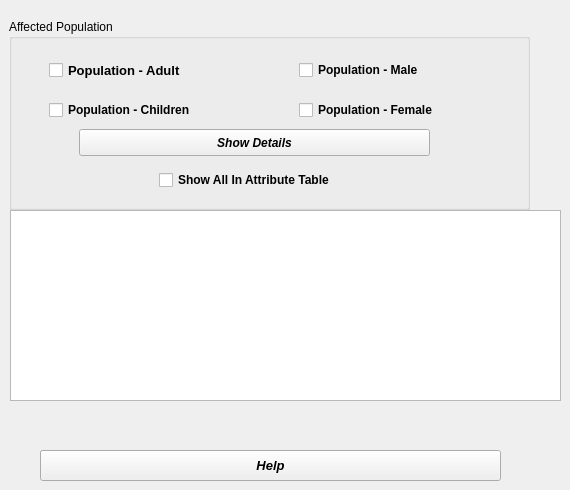
     <widget class="QWidget" name="tab_43">
      <attribute name="title">
       <string>Identify Affected Population</string>
      </attribute>
      <widget class="QGroupBox" name="groupBox_24">
       <property name="geometry">
        <rect>
         <x>9</x>
         <y>19</y>
         <width>521</width>
         <height>191</height>
        </rect>
       </property>
       <property name="title">
        <string>Affected Population</string>
       </property>
       <widget class="QCheckBox" name="chkOverEighteenAff_2">
        <property name="geometry">
         <rect>
          <x>40</x>
          <y>40</y>
          <width>161</width>
          <height>22</height>
         </rect>
        </property>
        <property name="font">
         <font>
          <pointsize>10</pointsize>
          <weight>75</weight>
          <bold>true</bold>
         </font>
        </property>
        <property name="text">
         <string>Population - Adult</string>
        </property>
       </widget>
       <widget class="QPushButton" name="showDetailBtn">
        <property name="geometry">
         <rect>
          <x>70</x>
          <y>110</y>
          <width>351</width>
          <height>27</height>
         </rect>
        </property>
        <property name="font">
         <font>
          <weight>75</weight>
          <italic>true</italic>
          <bold>true</bold>
         </font>
        </property>
        <property name="text">
         <string>Show Details</string>
        </property>
       </widget>
       <widget class="QCheckBox" name="chkUnderEighteenAff_2">
        <property name="geometry">
         <rect>
          <x>40</x>
          <y>80</y>
          <width>161</width>
          <height>22</height>
         </rect>
        </property>
        <property name="font">
         <font>
          <weight>75</weight>
          <bold>true</bold>
         </font>
        </property>
        <property name="text">
         <string>Population - Children</string>
        </property>
       </widget>
       <widget class="QCheckBox" name="chkMaleAff_2">
        <property name="geometry">
         <rect>
          <x>290</x>
          <y>40</y>
          <width>161</width>
          <height>22</height>
         </rect>
        </property>
        <property name="font">
         <font>
          <weight>75</weight>
          <bold>true</bold>
         </font>
        </property>
        <property name="text">
         <string>Population - Male</string>
        </property>
       </widget>
       <widget class="QCheckBox" name="chkFeMaleAff">
        <property name="geometry">
         <rect>
          <x>290</x>
          <y>80</y>
          <width>161</width>
          <height>22</height>
         </rect>
        </property>
        <property name="font">
         <font>
          <weight>75</weight>
          <bold>true</bold>
         </font>
        </property>
        <property name="text">
         <string>Population - Female</string>
        </property>
       </widget>
       <widget class="QCheckBox" name="chkshowAllAffPopDrug">
        <property name="geometry">
         <rect>
          <x>150</x>
          <y>150</y>
          <width>191</width>
          <height>22</height>
         </rect>
        </property>
        <property name="font">
         <font>
          <weight>75</weight>
          <bold>true</bold>
         </font>
        </property>
        <property name="text">
         <string>Show All In Attribute Table</string>
        </property>
       </widget>
      </widget>
      <widget class="QTextBrowser" name="txtDetailsb">
       <property name="geometry">
        <rect>
         <x>10</x>
         <y>210</y>
         <width>551</width>
         <height>191</height>
        </rect>
       </property>
      </widget>
      <widget class="QPushButton" name="btnClearWella_2">
       <property name="geometry">
        <rect>
         <x>40</x>
         <y>450</y>
         <width>98</width>
         <height>27</height>
        </rect>
       </property>
       <property name="text">
        <string>Clear</string>
       </property>
      </widget>
      <widget class="QPushButton" name="btnHelpIDPa_3">
       <property name="geometry">
        <rect>
         <x>220</x>
         <y>450</y>
         <width>98</width>
         <height>27</height>
        </rect>
       </property>
       <property name="text">
        <string>PushButton</string>
       </property>
      </widget>
      <widget class="QPushButton" name="btnHelpBudgetPage2">
       <property name="geometry">
        <rect>
         <x>40</x>
         <y>450</y>
         <width>461</width>
         <height>31</height>
        </rect>
       </property>
       <property name="font">
        <font>
         <pointsize>10</pointsize>
         <weight>75</weight>
         <italic>true</italic>
         <bold>true</bold>
        </font>
       </property>
       <property name="text">
        <string>Help</string>
       </property>
      </widget>
     </widget>
